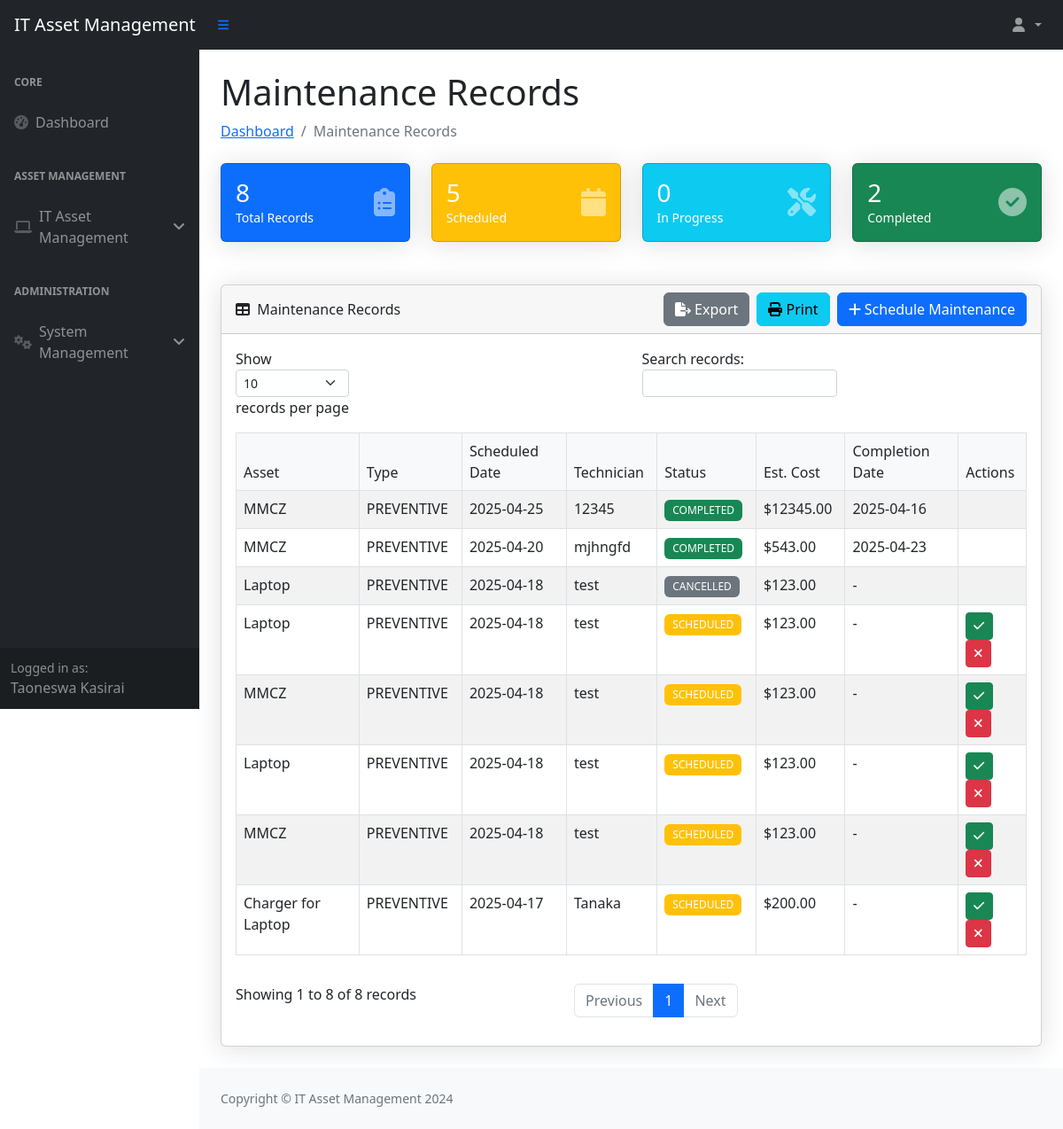
Screenshot of /maintenance-records/ (signed in) with the database file from the repository.
### myapp/models.py (models this page shows, shortened)
class Employee(models.Model):
    employee_number = models.CharField(max_length=10, unique=True)
    name = models.CharField(max_length=100)
    surname = models.CharField(max_length=100)
    department = models.ForeignKey(Department, on_delete=models.PROTECT)
    branch = models.CharField(max_length=100)
    section = models.CharField(max_length=100)
    email = models.EmailField(unique=True)
    phone_regex = RegexValidator(
        regex=r'^07\d{8}$',
        message="Phone number must start with '07' and be 10 digits long"
    )
    phone_number = models.CharField(
        validators=[phone_regex],
        max_length=10,
        unique=True
    )
    signature = models.ImageField(
        upload_to='signatures/', null=True, blank=True)
    created_at = models.DateTimeField(auto_now_add=True)
    password = models.CharField(
        max_length=128, default=make_password('defaultpassword'))
    is_first_login = models.BooleanField(default=True)
    is_active = models.BooleanField(default=True)
    roles = models.ManyToManyField(Role, blank=True)
    class Meta:
        ordering = ['surname', 'name']

class AssetMaintenance(models.Model):
    MAINTENANCE_STATUS = (
        ('SCHEDULED', 'Scheduled'),
        ('IN_PROGRESS', 'In Progress'),
        ('COMPLETED', 'Completed'),
        ('CANCELLED', 'Cancelled')
    )
    asset = models.ForeignKey(
        'Asset', on_delete=models.CASCADE, related_name='maintenance_schedules')
    scheduled_date = models.DateField()
    description = models.TextField()
    maintenance_type = models.CharField(max_length=100)
    estimated_cost = models.DecimalField(
        max_digits=10, decimal_places=2, null=True, blank=True)
    status = models.CharField(
        max_length=20, choices=MAINTENANCE_STATUS, default='SCHEDULED')
    technician = models.CharField(max_length=100, null=True, blank=True)
    completion_date = models.DateField(null=True, blank=True)
    completion_notes = models.TextField(null=True, blank=True)
    created_by = models.ForeignKey(
        'Employee', on_delete=models.SET_NULL, null=True, related_name='maintenance_created')
    created_at = models.DateTimeField(auto_now_add=True)
    updated_at = models.DateTimeField(auto_now=True)
    class Meta:
        ordering = ['-scheduled_date']

class Asset(models.Model):
    CONDITION_CHOICES = [
        ('NEW', 'New'),
        ('GOOD', 'Good'),
        ('FAIR', 'Fair'),
        ('POOR', 'Poor'),
        ('RETIRED', 'Retired'),
    ]
    asset_number = models.CharField(max_length=50, unique=True)
    serial_number = models.CharField(
        max_length=100, blank=True, null=True)  # Add this line
    name = models.CharField(max_length=100)
    category = models.CharField(max_length=50)
    description = models.TextField(blank=True)
    department = models.ForeignKey(
        Department, on_delete=models.SET_NULL, null=True)
    location = models.CharField(max_length=100)
    purchase_date = models.DateField()
    purchase_cost = models.DecimalField(max_digits=10, decimal_places=2)
    condition = models.CharField(max_length=10, choices=CONDITION_CHOICES)
    is_active = models.BooleanField(default=True)
    created_at = models.DateTimeField(auto_now_add=True)
    updated_at = models.DateTimeField(auto_now=True)
    is_deleted = models.BooleanField(default=False)
    deleted_at = models.DateTimeField(null=True, blank=True)
    deleted_by = models.ForeignKey(
        Employee, on_delete=models.SET_NULL, null=True, blank=True, related_name='deleted_assets')
    initiator = models.ForeignKey(
        Employee, on_delete=models.SET_NULL, null=True, related_name='initiated_assets')

### myapp/views.py (the view)
# urls.py: path('maintenance-records/', views.maintenance_records,
def maintenance_records(request):
    if 'employee_id' not in request.session:
        return redirect('login')
    employee = Employee.objects.get(id=request.session['employee_id'])
    maintenance_records = AssetMaintenance.objects.select_related(
        'asset').all().order_by('-scheduled_date')
    stats = {
        'total_records': maintenance_records.count(),
        'scheduled': maintenance_records.filter(status='SCHEDULED').count(),
        'in_progress': maintenance_records.filter(status='IN_PROGRESS').count(),
        'completed': maintenance_records.filter(status='COMPLETED').count(),
        'cancelled': maintenance_records.filter(status='CANCELLED').count()
    }
    active_assets = Asset.objects.filter(is_active=True)
    return render(request, 'myapp/maintenance_records.html', {
        'employee': employee,
        'maintenance_records': maintenance_records,
        'stats': stats,
        'assets': active_assets
    })

### myapp/templates/myapp/maintenance_records.html (shortened to what this page needs)
{% extends 'myapp/base.html' %}
{% load static %}
{% block content %}
<div class="container-fluid px-4">
    <h1 class="mt-4">Maintenance Records</h1>
    <ol class="breadcrumb mb-4">
        <li class="breadcrumb-item"><a href="{% url 'dashboard' %}">Dashboard</a></li>
        <li class="breadcrumb-item active">Maintenance Records</li>
    </ol>
    <div class="row mb-4">
        <div class="col-xl-3 col-md-6">
            <div class="card bg-primary text-white mb-4">
                <div class="card-body">
                    <div class="d-flex justify-content-between align-items-center">
                        <div>
                            <h3 class="mb-0">{{ stats.total_records }}</h3>
                            <div class="small">Total Records</div>
                        </div>
                        <i class="fas fa-clipboard-list fa-2x text-white-50"></i>
                    </div>
                </div>
            </div>
        </div>
        <div class="col-xl-3 col-md-6">
            <div class="card bg-warning text-white mb-4">
                <div class="card-body">
                    <div class="d-flex justify-content-between align-items-center">
                        <div>
                            <h3 class="mb-0">{{ stats.scheduled }}</h3>
                            <div class="small">Scheduled</div>
                        </div>
                        <i class="fas fa-calendar fa-2x text-white-50"></i>
                    </div>
                </div>
            </div>
        </div>
        <div class="col-xl-3 col-md-6">
            <div class="card bg-info text-white mb-4">
                <div class="card-body">
                    <div class="d-flex justify-content-between align-items-center">
                        <div>
                            <h3 class="mb-0">{{ stats.in_progress }}</h3>
                            <div class="small">In Progress</div>
                        </div>
                        <i class="fas fa-tools fa-2x text-white-50"></i>
                    </div>
                </div>
            </div>
        </div>
        <div class="col-xl-3 col-md-6">
            <div class="card bg-success text-white mb-4">
                <div class="card-body">
                    <div class="d-flex justify-content-between align-items-center">
                        <div>
                            <h3 class="mb-0">{{ stats.completed }}</h3>
                            <div class="small">Completed</div>
                        </div>
                        <i class="fas fa-check-circle fa-2x text-white-50"></i>
                    </div>
                </div>
            </div>
        </div>
    </div>
    <div class="card mb-4">
        <div class="card-header d-flex justify-content-between align-items-center">
            <div>
                <i class="fas fa-table me-1"></i>
                Maintenance Records
            </div>
            <div class="d-flex gap-2">
                <button type="button" class="btn btn-secondary" onclick="exportToExcel()">
                    <i class="fas fa-file-export"></i> Export
                </button>
                <button type="button" class="btn btn-info" onclick="printRecords()">
                    <i class="fas fa-print"></i> Print
                </button>
                <button type="button" class="btn btn-primary" data-bs-toggle="modal" data-bs-target="#scheduleMaintenance">
                    <i class="fas fa-plus"></i> Schedule Maintenance
                </button>
            </div>
        </div>
        <div class="card-body">
            <table id="maintenanceTable" class="table table-bordered table-striped">
                <thead>
                    <tr>
                        <th>Asset</th>
                        <th>Type</th>
                        <th>Scheduled Date</th>
                        <th>Technician</th>
                        <th>Status</th>
                        <th>Est. Cost</th>
                        <th>Completion Date</th>
                        <th>Actions</th>
                    </tr>
                </thead>
                <tbody>
                    {% for record in maintenance_records %}
                    <tr>
                        <td>{{ record.asset.name }}</td>
                        <td>{{ record.maintenance_type }}</td>
                        <td>{{ record.scheduled_date|date:"Y-m-d" }}</td>
                        <td>{{ record.technician }}</td>
                        <td>
                            <span class="badge {% if record.status == 'COMPLETED' %}bg-success{% elif record.status == 'SCHEDULED' %}bg-warning{% elif record.status == 'IN_PROGRESS' %}bg-info{% else %}bg-secondary{% endif %}">
                                {{ record.status }}
                            </span>
                        </td>
                        <td>${{ record.estimated_cost|default:"-" }}</td>
                        <td>{{ record.completion_date|date:"Y-m-d"|default:"-" }}</td>
                        <td>
                            {% if record.status != 'COMPLETED' and record.status != 'CANCELLED' %}
                            <button type="button" class="btn btn-sm btn-success update-status" onclick="handleStatusUpdate('{{ record.id }}', 'COMPLETED')">
                                <i class="fas fa-check"></i>
                            </button>
                            <button type="button" class="btn btn-sm btn-danger update-status" onclick="handleStatusUpdate('{{ record.id }}', 'CANCELLED')">
                                <i class="fas fa-times"></i>
                            </button>
                            {% endif %}
                        </td>
                    </tr>
                    {% endfor %}
                </tbody>
            </table>
        </div>
    </div>
</div>
{% endblock %}

### myapp/templates/myapp/base.html (shortened to what this page needs)
<!DOCTYPE html>
{% load static %}
<html lang="en">
<head>
    <link href="https://cdn.jsdelivr.net/npm/bootstrap@5.2.3/dist/css/bootstrap.min.css" rel="stylesheet">
    <link href="https://cdn.jsdelivr.net/npm/simple-datatables@7.1.2/dist/style.min.css" rel="stylesheet" />
    <link href="{% static 'myapp/css/styles.css' %}" rel="stylesheet" />
</head>
<body class="sb-nav-fixed">
    <nav class="sb-topnav navbar navbar-expand navbar-dark bg-dark">
        <a class="navbar-brand ps-3" href="{% url 'dashboard' %}">IT Asset Management</a>
        <button class="btn btn-link btn-sm order-1 order-lg-0 me-4 me-lg-0" id="sidebarToggle" href="#!">
            <i class="fas fa-bars"></i>
        </button>
        <ul class="navbar-nav ms-auto me-3">
            <li class="nav-item dropdown">
                <a class="nav-link dropdown-toggle" id="navbarDropdown" href="#" role="button" data-bs-toggle="dropdown" aria-expanded="false">
                    <i class="fas fa-user fa-fw"></i>
                </a>
            </li>
        </ul>
    </nav>
    <div id="layoutSidenav">
        <div id="layoutSidenav_nav">
            <nav class="sb-sidenav accordion sb-sidenav-dark" id="sidenavAccordion">
                <div class="sb-sidenav-menu">
                    <div class="nav">
                        <div class="sb-sidenav-menu-heading">Core</div>
                        <a class="nav-link" href="{% url 'dashboard' %}">
                            <div class="sb-nav-link-icon"><i class="fas fa-tachometer-alt"></i></div>
                            Dashboard
                        </a>
                        <div class="sb-sidenav-menu-heading">Asset Management</div>
                        <a class="nav-link collapsed" href="#" data-bs-toggle="collapse" data-bs-target="#collapseAssets">
                            <div class="sb-nav-link-icon"><i class="fas fa-laptop"></i></div>
                            IT Asset Management
                            <div class="sb-sidenav-collapse-arrow"><i class="fas fa-angle-down"></i></div>
                        </a>
                        <div class="sb-sidenav-menu-heading">Administration</div>
                        <a class="nav-link collapsed" href="#" data-bs-toggle="collapse" data-bs-target="#collapseSystem">
                            <div class="sb-nav-link-icon"><i class="fas fa-cogs"></i></div>
                            System Management
                            <div class="sb-sidenav-collapse-arrow"><i class="fas fa-angle-down"></i></div>
                        </a>
                    </div>
                </div>
                <div class="sb-sidenav-footer">
                    <div class="small">Logged in as:</div>
                    {{ employee.name }} {{ employee.surname }}
                </div>
            </nav>
        </div>
        <div id="layoutSidenav_content">
            <main>
                {% block content %}{% endblock %}
            </main>
            <footer class="py-4 bg-light mt-auto">
                <div class="container-fluid px-4">
                    <div class="d-flex align-items-center justify-content-between small">
                        <div class="text-muted">Copyright &copy; IT Asset Management 2024</div>
                    </div>
                </div>
            </footer>
        </div>
    </div>
</body>
</html>

### myapp/static/myapp/css/styles.css (style rules this page uses)
.sb-nav-fixed { position: relative; }
.sb-nav-fixed #layoutSidenav #layoutSidenav_nav { width: 225px; height: 100vh; position: fixed; left: 0; top: 0; padding-top: 56px; }
.sb-nav-fixed #layoutSidenav #layoutSidenav_content { padding-left: 225px; top: 56px; }
.sb-nav-fixed .sb-topnav { z-index: 1039; position: fixed; top: 0; right: 0; left: 0; height: 56px; }
#layoutSidenav { display: flex; }
#layoutSidenav_nav { flex-basis: 225px; flex-shrink: 0; transition: transform 0.15s ease-in-out; z-index: 1038; transform: translateX(0); }
#layoutSidenav_content { position: relative; display: flex; flex-direction: column; justify-content: space-between; min-width: 0; flex-grow: 1; min-height: calc(100vh - 56px); margin-left: -225px; }
.sb-sidenav { display: flex; flex-direction: column; height: 100%; flex-wrap: nowrap; }
.sb-sidenav .sb-sidenav-menu { flex-grow: 1; }
.sb-sidenav .sb-sidenav-menu .nav { flex-direction: column; flex-wrap: nowrap; }
.sb-sidenav .sb-sidenav-menu .nav .sb-sidenav-menu-heading { padding: 1.75rem 1rem 0.75rem; font-size: 0.75rem; font-weight: bold; text-transform: uppercase; color: rgba(255, 255, 255, 0.5); }
.sb-sidenav .sb-sidenav-menu .nav .nav-link { display: flex; align-items: center; padding: 0.75rem 1rem; color: rgba(255, 255, 255, 0.5); }
.sb-sidenav .sb-sidenav-menu .nav .nav-link .sb-nav-link-icon { margin-right: 0.5rem; }
.sb-sidenav .sb-sidenav-menu .nav .nav-link .sb-sidenav-collapse-arrow { margin-left: auto; }
.sb-sidenav .sb-sidenav-footer { padding: 0.75rem; background-color: rgba(0, 0, 0, 0.2); }
.sb-sidenav-dark { background-color: #212529; color: rgba(255, 255, 255, 0.5); }
.sb-sidenav-dark .sb-sidenav-menu .nav-link .sb-nav-link-icon { color: rgba(255, 255, 255, 0.25); }
@media (min-width: 992px) { #layoutSidenav_content { margin-left: 0; transition: margin 0.15s ease-in-out; } }
.card { box-shadow: 0 0.15rem 1.75rem 0 rgba(33, 40, 50, 0.15); }
.card .card-header { font-weight: 500; }
.table th { font-weight: 500; background-color: #f8f9fa; }
.badge { font-weight: 500; padding: 0.5em 0.75em; }
.btn-sm { padding: 0.25rem 0.5rem; font-size: 0.875rem; }

### rows the page displays
Employee: name "Taoneswa", surname "Kasirai"
AssetMaintenance: asset.name "MMCZ", maintenance_type "PREVENTIVE", scheduled_date "2025-04-25", technician "12345", status "COMPLETED", estimated_cost "12345.00", completion_date "2025-04-16"
AssetMaintenance: asset.name "MMCZ", maintenance_type "PREVENTIVE", scheduled_date "2025-04-20", technician "mjhngfd", status "COMPLETED", estimated_cost "543.00", completion_date "2025-04-23"
AssetMaintenance: asset.name "Laptop", maintenance_type "PREVENTIVE", scheduled_date "2025-04-18", technician "test", status "CANCELLED", estimated_cost "123.00", completion_date "-"
AssetMaintenance: asset.name "Laptop", maintenance_type "PREVENTIVE", scheduled_date "2025-04-18", technician "test", status "SCHEDULED", estimated_cost "123.00", completion_date "-"
AssetMaintenance: asset.name "MMCZ", maintenance_type "PREVENTIVE", scheduled_date "2025-04-18", technician "test", status "SCHEDULED", estimated_cost "123.00", completion_date "-"
AssetMaintenance: asset.name "Laptop", maintenance_type "PREVENTIVE", scheduled_date "2025-04-18", technician "test", status "SCHEDULED", estimated_cost "123.00", completion_date "-"
AssetMaintenance: asset.name "MMCZ", maintenance_type "PREVENTIVE", scheduled_date "2025-04-18", technician "test", status "SCHEDULED", estimated_cost "123.00", completion_date "-"
AssetMaintenance: asset.name "Charger for Laptop", maintenance_type "PREVENTIVE", scheduled_date "2025-04-17", technician "Tanaka", status "SCHEDULED", estimated_cost "200.00", completion_date "-"

### other values shown
{{ stats.total_records }} "8"
{{ stats.scheduled }} "5"
{{ stats.in_progress }} "0"
{{ stats.completed }} "2"
